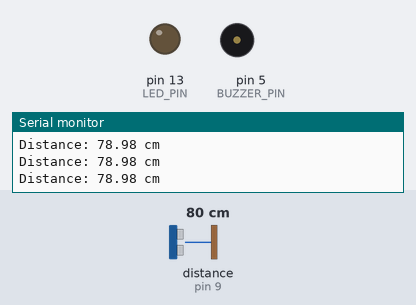
A sketch run on a simulated Arduino Uno, built with avr-gcc and run on an emulated ATmega328P. On the bench: output pins drawn as LEDs (lit = HIGH), buzzer (waves = sounding, pin HIGH), the last lines printed to the serial monitor. Wiring (inferred from the names in the program): ultrasonic range finder: trigger pin 10; echo pin 9. Inputs (shaded band) come from the test bench; at power-on: distance to the obstacle (sensor on pin 9) 80 cm. The echo pulse lasts 58.3 µs per cm; pins used as bus, display or sensor lines are not drawn.

Above: at 1.2 s.
1.3 s: distance to the obstacle (sensor on pin 9) set to 12 cm
2.8 s: distance to the obstacle (sensor on pin 9) set to 9 cm
At 3.6 s:
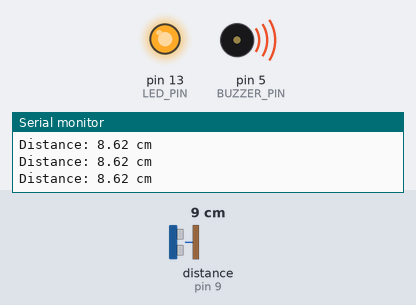
4.3 s: distance to the obstacle (sensor on pin 9) set to 35 cm
At 5.3 s:
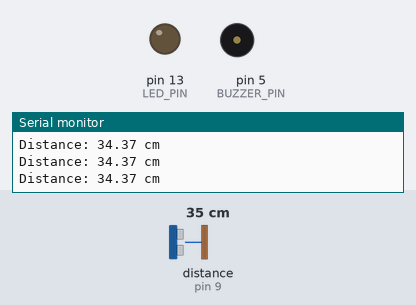
5.9 s: distance to the obstacle (sensor on pin 9) set to 2 cm
At 7.4 s:
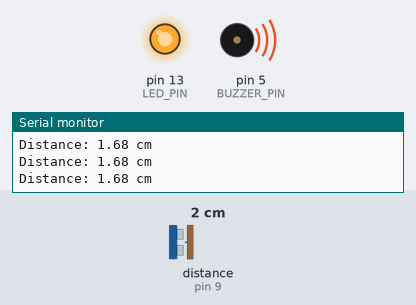
Timing chart, 0 to 8.5 s (numbered marks = the images above; inputs shaded):
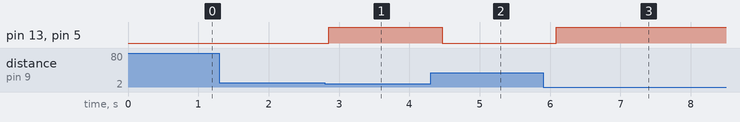

Measured:
- the behaviour switches between 11 and 10 cm on distance to the obstacle (sensor on pin 9) (found by bisection; images 0 and 1)
- after the input at 2.8 s, pin 13 (LED_PIN), pin 5 (BUZZER_PIN): LOW → HIGH after 0.05 s
- after the input at 4.3 s, pin 13 (LED_PIN), pin 5 (BUZZER_PIN): HIGH → LOW after 0.17 s
- after the input at 5.9 s, pin 13 (LED_PIN), pin 5 (BUZZER_PIN): LOW → HIGH after 0.19 s

The sketch:

Project1.ino
```cpp
#define TRIG_PIN 10
#define ECHO_PIN 9
#define BUZZER_PIN 5
#define LED_PIN 13

long duration;
float distance;

void setup() {
  pinMode(TRIG_PIN, OUTPUT);
  pinMode(ECHO_PIN, INPUT);
  pinMode(BUZZER_PIN, OUTPUT);
  pinMode(LED_PIN, OUTPUT);
  Serial.begin(9600);
}

void loop() {
  // إرسال نبضة
  digitalWrite(TRIG_PIN, LOW);
  delayMicroseconds(2);
  digitalWrite(TRIG_PIN, HIGH);
  delayMicroseconds(10);
  digitalWrite(TRIG_PIN, LOW);

  // قراءة النبضة الراجعة
  duration = pulseIn(ECHO_PIN, HIGH);

  // حساب المسافة بالسنتيمتر
  distance = duration * 0.034 / 2;

  // طباعة المسافة في Serial Monitor
  Serial.print("Distance: ");
  Serial.print(distance);
  Serial.println(" cm");

  // إذا المسافة أقل من أو تساوي 10 سم ➝ شغّل البازر والليد
  if (distance > 0 && distance <= 10) {
    digitalWrite(BUZZER_PIN, HIGH);
    digitalWrite(LED_PIN, HIGH);
  } else {
    digitalWrite(BUZZER_PIN, LOW);
    digitalWrite(LED_PIN, LOW);
  }

  delay(200); // تحديث كل 0.2 ثانية
}
```
